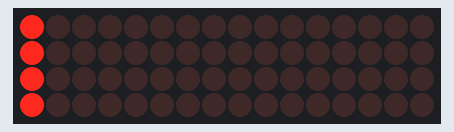
A sketch run on a simulated Arduino Uno, built with avr-gcc and run on an emulated ATmega328P. Shown: 16×4 LED matrix. Wiring (inferred from the names in the program): LED cube drawn one layer per row (orientation assumed): layers pin 16, pin 17, pin 18, pin 19; columns pin 0, pin 1, pin 2, pin 3, pin 4, pin 5, pin 6, pin 7, pin 8, pin 9, pin 10, pin 11, pin 12, pin 13, pin 14, pin 15. Random numbers use the default seed unless the sketch sets one.

Above: at 0.6 s.
At 3.7 s:
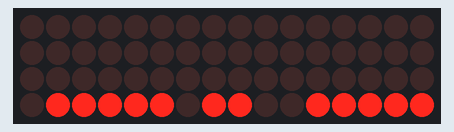
At 6.6 s:
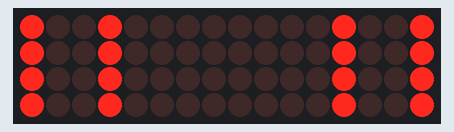
At 19.7 s:
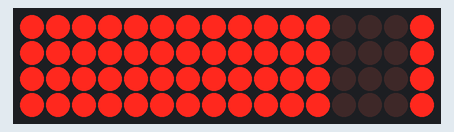
At 32.2 s:
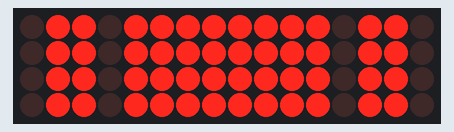
At 34.41 s:
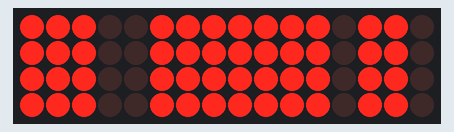

Measured:
- what the display in image 2 shows lasts 0.5 s, from 6.5 s to 7.0 s
- what the display in image 4 shows lasts 1.6 s, from 32.2 s to 33.8 s

The sketch:

sketch_apr30c.ino
```cpp
#include <avr/pgmspace.h> // allows use of PROGMEM to store patterns in flash

#define CUBESIZE 4
#define PLANESIZE CUBESIZE*CUBESIZE
#define PLANETIME 3333 // time each plane is displayed in us -> 100 Hz refresh
#define TIMECONST 5 // multiplies DisplayTime to get ms - why not =100?

/*
** Defining pins in array makes it easier to rearrange how cube is wired
** Adjust numbers here until LEDs flash in order - L to R, T to B
** Note that analog inputs 0-5 are also digital outputs 14-19!
** Pin DigitalOut0 (serial RX) and AnalogIn5 are left open for future apps
*/

int LEDPin[] = {0, 1, 2, 3, 4, 5, 6, 7, 8, 9, 10, 11, 12, 13, 14, 15};
int LEDPinCount = 16;
int PlanePin[] = {16, 17, 18, 19};
int PlanePinCount  = 4;
int flag=0;
int l=0;

// initialization
void setup()
{
  int pin; // loop counter
  // set up LED pins as output (active HIGH)
  for (pin=0; pin<PLANESIZE; pin++) {
    pinMode( LEDPin[pin], OUTPUT );
  }
  // set up plane pins as outputs (active LOW)
  for (pin=0; pin<CUBESIZE; pin++) {
    pinMode( PlanePin[pin], OUTPUT );
  }
}

void loop(){
        loopColum();
        loopHeart();
        loopCube();
}
void loopHeart()
{
      int i=0;
      int j=0;
      planesOff();

      for(i=0;i<4;i++){
      /*----------------Also szint----------------*/
       // 16., 15., 12. LEDs
       digitalWrite(PlanePin[i],LOW);
       digitalWrite(LEDPin[15],HIGH);
       digitalWrite(LEDPin[14],HIGH);
       digitalWrite(LEDPin[11],HIGH);

       delay(50);
       /*-------------Masodik szint-------------*/
       // 14-es LED
       digitalWrite(PlanePin[i],LOW);
       digitalWrite(LEDPin[13],HIGH);
       digitalWrite(LEDPin[7],HIGH);
       delay(50);

       /*-------------Harmadik szint-----------*/
       // 3-as LED
       digitalWrite(PlanePin[i],LOW);
       digitalWrite(LEDPin[2],HIGH);
       digitalWrite(LEDPin[3],HIGH);
       digitalWrite(LEDPin[8],HIGH);
       digitalWrite(LEDPin[12],HIGH);
       delay(50);

       /*---------------Felso reteg--------------*/
       // 2-es LED
       digitalWrite(PlanePin[i],LOW);
       digitalWrite(LEDPin[1],HIGH);
       digitalWrite(LEDPin[5],HIGH);
       digitalWrite(LEDPin[4],HIGH);
       delay(50);


       if(i==3){
       delay(500);
       for(j=3;j>=0;j--){
       digitalWrite(PlanePin[i],HIGH);
       digitalWrite(LEDPin[15],LOW);
       digitalWrite(LEDPin[14],LOW);
       digitalWrite(LEDPin[11],LOW);
       //-----------------------------
       delay(100);
       digitalWrite(PlanePin[i],HIGH);
       digitalWrite(LEDPin[13],LOW);
       digitalWrite(LEDPin[7],LOW);
       //------------------------------
       delay(100);
       digitalWrite(PlanePin[i],HIGH);
       digitalWrite(LEDPin[2],LOW);
       digitalWrite(LEDPin[3],LOW);
       digitalWrite(LEDPin[8],LOW);
       digitalWrite(LEDPin[12],LOW);
       //------------------------------
       delay(100);
       digitalWrite(PlanePin[i],HIGH);
       digitalWrite(LEDPin[1],LOW);
       digitalWrite(LEDPin[5],LOW);
       digitalWrite(LEDPin[4],LOW);
       delay(200);
       }
     }
    }
}

void loopCube()
  {
    int i=0;
    int j=0;
    int Cube1[] = {7, 14, 8, 1};
    int Cube2[] = {11, 13, 5, 2};
    planesOff();
    //---------------1. sarok--------------//
    digitalWrite(LEDPin[15],HIGH);
    //---------------2. sarok--------------//
    digitalWrite(LEDPin[3],HIGH);
    //---------------3. sarok--------------//
    digitalWrite(LEDPin[0],HIGH);
    //---------------4. sarok--------------//
    digitalWrite(LEDPin[12],HIGH);


    for(i=0;i<32;i++){
    delay(100);
    digitalWrite(LEDPin[15],HIGH);
    delay(100);
    digitalWrite(LEDPin[3],HIGH);
    delay(100);
    digitalWrite(LEDPin[0],HIGH);
    delay(100);
    digitalWrite(LEDPin[12],HIGH);

    digitalWrite(PlanePin[i],LOW);
    delay(100);
    digitalWrite(LEDPin[15],LOW);
    delay(100);
    digitalWrite(LEDPin[3],LOW);
    delay(100);
    digitalWrite(LEDPin[0],LOW);
    delay(100);
    digitalWrite(LEDPin[12],LOW);

    digitalWrite(PlanePin[i],HIGH);
    }

    //---------------Odal 1---------------//
    for(i=0;i<4;i++){
    delay(100);
    digitalWrite(Cube1[i],HIGH);
    delay(100);
    }
    //---------------Odal 2---------------//
    for(i=0;i<4;i++){
    delay(100);
    digitalWrite(Cube2[i],HIGH);
    delay(100);
    }
    planesOff();


  }

void loopColum()
{
    int i=0;
    int r=0;
    int k=0;
    int j=0;
    int ledArray[15];

    //Tömb feltöltése
    for(i=0;i<16;i++)
    {
      ledArray[i]=i;
    }

    // Tömb randomizálása
    for(i=0;i<64;i++)
    {
      r=random(15);
      if(r==0){
        k=ledArray[r];
        ledArray[r]=ledArray[r+1];
        ledArray[r+1]=k;
      }
      if(r==15){
        k=ledArray[r];
        ledArray[r]=ledArray[r-1];
        ledArray[r-1]=k;
      }
      if(r%2==0){
        k=ledArray[r];
        ledArray[r]=ledArray[r-2];
        ledArray[r-2]=k;
      }
      if(r%2==1){
        k=ledArray[r];
        ledArray[r]=ledArray[r+2];
        ledArray[r+2]=k;
      }
}
    planesOff();
   for(i=0;i<16;i++){
      for(j=3;j>=0;j--){
       digitalWrite(PlanePin[j],LOW);
       digitalWrite(LEDPin[ledArray[i]],HIGH);

       delay(50);

       digitalWrite(PlanePin[j],HIGH);
       digitalWrite(LEDPin[ledArray[i]],LOW);
       }
      }
}

void planesOff(){
    for(int thisPlane = 0; thisPlane < PlanePinCount; thisPlane++){
        digitalWrite(PlanePin[thisPlane],HIGH);
    }
}
```
